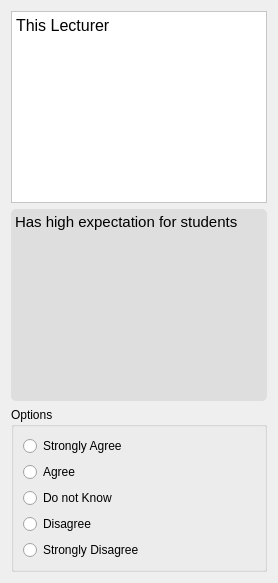
                   <widget class="QWidget" name="page_49">
                    <layout class="QVBoxLayout" name="verticalLayout_139">
                     <item>
                      <widget class="QTextBrowser" name="textBrowser_105">
                       <property name="styleSheet">
                        <string notr="true">background-color: rgb(255, 255, 255);</string>
                       </property>
                       <property name="html">
                        <string>&lt;!DOCTYPE HTML PUBLIC &quot;-//W3C//DTD HTML 4.0//EN&quot; &quot;http://www.w3.org/TR/REC-html40/strict.dtd&quot;&gt;
&lt;html&gt;&lt;head&gt;&lt;meta name=&quot;qrichtext&quot; content=&quot;1&quot; /&gt;&lt;style type=&quot;text/css&quot;&gt;
p, li { white-space: pre-wrap; }
&lt;/style&gt;&lt;/head&gt;&lt;body style=&quot; font-family:'Comic Sans MS'; font-size:10pt; font-weight:400; font-style:normal;&quot;&gt;
&lt;p style=&quot; margin-top:0px; margin-bottom:0px; margin-left:0px; margin-right:0px; -qt-block-indent:0; text-indent:0px;&quot;&gt;&lt;span style=&quot; font-family:'consolas'; font-size:12pt;&quot;&gt;This Lecturer&lt;/span&gt;&lt;/p&gt;&lt;/body&gt;&lt;/html&gt;</string>
                       </property>
                      </widget>
                     </item>
                     <item>
                      <widget class="QTextBrowser" name="textBrowser_106">
                       <property name="styleSheet">
                        <string notr="true">background-color: rgb(222, 222, 222);
border-radius: 5px;</string>
                       </property>
                       <property name="html">
                        <string>&lt;!DOCTYPE HTML PUBLIC &quot;-//W3C//DTD HTML 4.0//EN&quot; &quot;http://www.w3.org/TR/REC-html40/strict.dtd&quot;&gt;
&lt;html&gt;&lt;head&gt;&lt;meta name=&quot;qrichtext&quot; content=&quot;1&quot; /&gt;&lt;style type=&quot;text/css&quot;&gt;
p, li { white-space: pre-wrap; }
&lt;/style&gt;&lt;/head&gt;&lt;body style=&quot; font-family:'Comic Sans MS'; font-size:10pt; font-weight:400; font-style:normal;&quot;&gt;
&lt;p style=&quot; margin-top:0px; margin-bottom:0px; margin-left:0px; margin-right:0px; -qt-block-indent:0; text-indent:0px;&quot;&gt;&lt;span style=&quot; font-family:'consolas'; font-size:11pt;&quot;&gt;Has high expectation for students&lt;/span&gt;&lt;/p&gt;&lt;/body&gt;&lt;/html&gt;</string>
                       </property>
                      </widget>
                     </item>
                     <item>
                      <widget class="QGroupBox" name="groupBox_37">
                       <property name="styleSheet">
                        <string notr="true">QRadionButton:{
	font: 10pt &quot;Comic Sans MS&quot;;
}</string>
                       </property>
                       <property name="title">
                        <string>Options</string>
                       </property>
                       <property name="flat">
                        <bool>false</bool>
                       </property>
                       <layout class="QVBoxLayout" name="verticalLayout_140">
                        <item>
                         <layout class="QVBoxLayout" name="verticalLayout_141">
                          <item>
                           <widget class="QRadioButton" name="radioButton_11_6">
                            <property name="styleSheet">
                             <string notr="true"/>
                            </property>
                            <property name="text">
                             <string>Strongly Agree</string>
                            </property>
                           </widget>
                          </item>
                          <item>
                           <widget class="QRadioButton" name="radioButton_11_7">
                            <property name="text">
                             <string>Agree</string>
                            </property>
                           </widget>
                          </item>
                          <item>
                           <widget class="QRadioButton" name="radioButton_11_8">
                            <property name="text">
                             <string>Do not Know</string>
                            </property>
                           </widget>
                          </item>
                          <item>
                           <widget class="QRadioButton" name="radioButton_11_9">
                            <property name="text">
                             <string>Disagree</string>
                            </property>
                           </widget>
                          </item>
                          <item>
                           <widget class="QRadioButton" name="radioButton_11_10">
                            <property name="text">
                             <string>Strongly Disagree</string>
                            </property>
                           </widget>
                          </item>
                         </layout>
                        </item>
                       </layout>
                      </widget>
                     </item>
                    </layout>
                   </widget>
